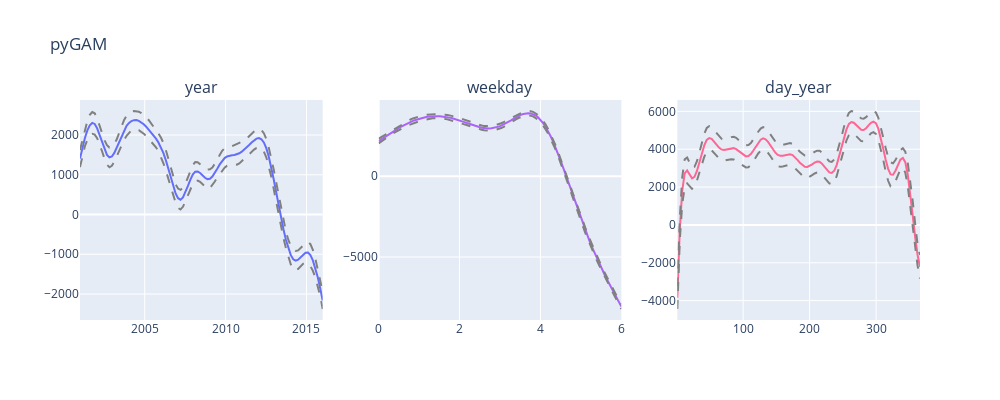

This figure's notebook cell:
### Code cell
titles = ['year', 'weekday', 'day_year']

# Create the subplots in a single-row grid
fig = tools.make_subplots(rows=1, cols=3, subplot_titles=titles)
# Dictate the size of the figure, title, etc.
fig['layout'].update(height=400, width=1000, title='pyGAM', showlegend=False)

# Loop over the titles, and create the corresponding figures
for i, title in enumerate(titles):
    # Create the grid over which to estimate the effect of parameters
    XX = gam.generate_X_grid(term=i)
    # Calculate the value and 95% confidence intervals for each parameter
    # This will become the expected effect on the dependent variable for a given value of x
    pdep, confi = gam.partial_dependence(term=i, width=.95)
    
    # Create the effect and confidence interval traces (there are 3 total)
    trace = go.Scatter(x=XX[:,i], y=pdep, mode='lines', name='Effect')
    ci1 = go.Scatter(x = XX[:,i], y=confi[:,0], line=dict(dash='dash', color='grey'), name='95% CI')
    ci2 = go.Scatter(x = XX[:,i], y=confi[:,1], line=dict(dash='dash', color='grey'), name='95% CI')

    if i<3:
        fig.append_trace(trace, 1, i+1)
        fig.append_trace(ci1, 1, i+1)
        fig.append_trace(ci2, 1, i+1)
    else:
        fig.append_trace(trace, 2, i-2)
        fig.append_trace(ci1, 2, i-2)
        fig.append_trace(ci2, 2, i-2)

#Plot the figure
py.iplot(fig)
